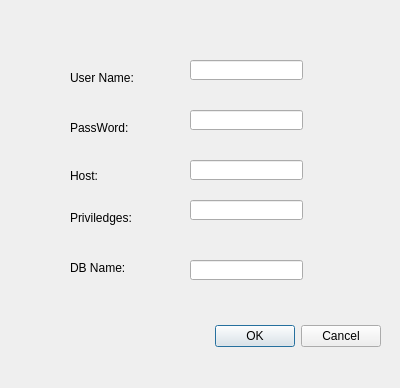
<?xml version="1.0" encoding="UTF-8"?>
<ui version="4.0">
 <class>AddUser</class>
 <widget class="QDialog" name="AddUser">
  <property name="geometry">
   <rect>
    <x>0</x>
    <y>0</y>
    <width>400</width>
    <height>388</height>
   </rect>
  </property>
  <property name="windowTitle">
   <string>Add User</string>
  </property>
  <widget class="QDialogButtonBox" name="buttonBox">
   <property name="geometry">
    <rect>
     <x>40</x>
     <y>320</y>
     <width>341</width>
     <height>32</height>
    </rect>
   </property>
   <property name="orientation">
    <enum>Qt::Horizontal</enum>
   </property>
   <property name="standardButtons">
    <set>QDialogButtonBox::Cancel|QDialogButtonBox::Ok</set>
   </property>
  </widget>
  <widget class="QLabel" name="label">
   <property name="geometry">
    <rect>
     <x>70</x>
     <y>70</y>
     <width>71</width>
     <height>16</height>
    </rect>
   </property>
   <property name="text">
    <string>User Name:</string>
   </property>
  </widget>
  <widget class="QLabel" name="label_4">
   <property name="geometry">
    <rect>
     <x>70</x>
     <y>260</y>
     <width>61</width>
     <height>16</height>
    </rect>
   </property>
   <property name="text">
    <string>DB Name:</string>
   </property>
  </widget>
  <widget class="QLabel" name="label_2">
   <property name="geometry">
    <rect>
     <x>70</x>
     <y>120</y>
     <width>61</width>
     <height>16</height>
    </rect>
   </property>
   <property name="text">
    <string>PassWord:</string>
   </property>
  </widget>
  <widget class="QLineEdit" name="lineEdit_3">
   <property name="geometry">
    <rect>
     <x>190</x>
     <y>160</y>
     <width>113</width>
     <height>20</height>
    </rect>
   </property>
  </widget>
  <widget class="QLineEdit" name="lineEdit_5">
   <property name="geometry">
    <rect>
     <x>190</x>
     <y>260</y>
     <width>113</width>
     <height>20</height>
    </rect>
   </property>
  </widget>
  <widget class="QLineEdit" name="lineEdit">
   <property name="geometry">
    <rect>
     <x>190</x>
     <y>60</y>
     <width>113</width>
     <height>20</height>
    </rect>
   </property>
  </widget>
  <widget class="QLineEdit" name="lineEdit_4">
   <property name="geometry">
    <rect>
     <x>190</x>
     <y>200</y>
     <width>113</width>
     <height>20</height>
    </rect>
   </property>
  </widget>
  <widget class="QLabel" name="label_3">
   <property name="geometry">
    <rect>
     <x>70</x>
     <y>210</y>
     <width>71</width>
     <height>16</height>
    </rect>
   </property>
   <property name="text">
    <string>Priviledges:</string>
   </property>
  </widget>
  <widget class="QLineEdit" name="lineEdit_2">
   <property name="geometry">
    <rect>
     <x>190</x>
     <y>110</y>
     <width>113</width>
     <height>20</height>
    </rect>
   </property>
  </widget>
  <widget class="QLabel" name="label_5">
   <property name="geometry">
    <rect>
     <x>70</x>
     <y>170</y>
     <width>54</width>
     <height>12</height>
    </rect>
   </property>
   <property name="text">
    <string>Host:</string>
   </property>
  </widget>
 </widget>
 <resources/>
 <connections>
  <connection>
   <sender>buttonBox</sender>
   <signal>accepted()</signal>
   <receiver>AddUser</receiver>
   <slot>accept()</slot>
   <hints>
    <hint type="sourcelabel">
     <x>248</x>
     <y>254</y>
    </hint>
    <hint type="destinationlabel">
     <x>157</x>
     <y>274</y>
    </hint>
   </hints>
  </connection>
  <connection>
   <sender>buttonBox</sender>
   <signal>rejected()</signal>
   <receiver>AddUser</receiver>
   <slot>reject()</slot>
   <hints>
    <hint type="sourcelabel">
     <x>316</x>
     <y>260</y>
    </hint>
    <hint type="destinationlabel">
     <x>286</x>
     <y>274</y>
    </hint>
   </hints>
  </connection>
 </connections>
</ui>
